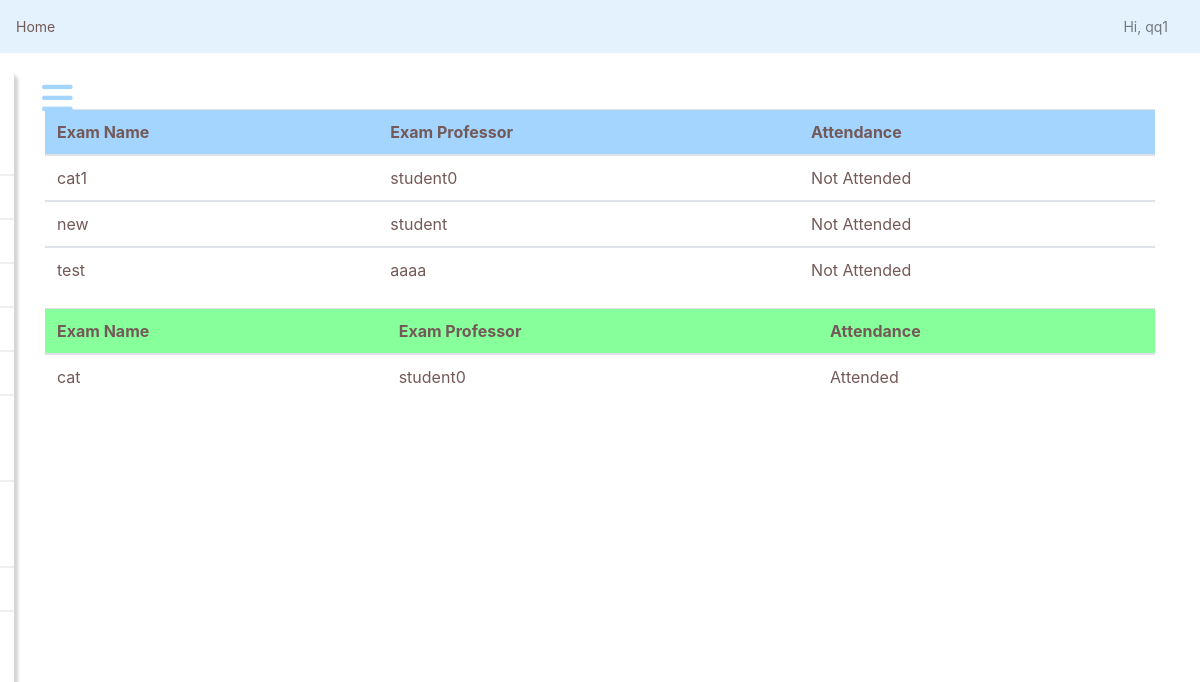
The app's page /exams/student/attendance/ (signed in) with its own data.
### questions/models.py (models this page shows)
class Exam_Model(models.Model):
    professor = models.ForeignKey(User, limit_choices_to={'groups__name': "Professor"}, on_delete=models.CASCADE)
    name = models.CharField(max_length=50)
    total_marks = models.IntegerField()
    question_paper = models.ForeignKey(Question_Paper, on_delete=models.CASCADE, related_name='exams')
    start_time = models.DateTimeField(default=datetime.now())
    end_time = models.DateTimeField(default=datetime.now())
    def __str__(self):
        return self.name

### questions/views.py (the view)
# urls.py: path('student/attendance/',views.view_students_attendance,name="view_students_attendance")
@login_required(login_url='login')
def view_students_attendance(request):
    exams = Exam_Model.objects.all()
    list_of_completed = []
    list_un = []
    for exam in exams:
        if StuExam_DB.objects.filter(examname=exam.name ,student=request.user).exists():
            if StuExam_DB.objects.get(examname=exam.name,student=request.user).completed == 1:
                list_of_completed.append(exam)
        else:
            list_un.append(exam)
    return render(request,'exam/attendance.html',{
        'exams':list_un,
        'completed':list_of_completed
    })

### templates/exam/attendance.html (shortened to what this page needs)
{% extends 'base.html' %}
{% block body %}
    <div class="container">
        {% if exams %}
                <table class="table">
                    <thead class="thead" style="background-color: #a3d5ff;">
                        <tr>
                        <th scope="col">Exam Name</th>
                        <th scope="col">Exam Professor</th>
                        <th scope="col">Attendance</th>
                        </tr>
                    </thead>
                {% for exam in exams %}
                        <tbody>
                            <tr>
                            <td>{{exam.name}}</td>
                            <td>{{exam.professor}}</td>
                            <td>Not Attended</tr>
                        </tbody>
                {% endfor %}
                </table>
        {% endif %}
    </div>
    <div class="container">
        {% if completed %}
                <table class="table">
                    <thead class="thead" style="background-color: #87ff9b">
                        <tr>
                        <th scope="col">Exam Name</th>
                        <th scope="col">Exam Professor</th>
                        <th scope="col">Attendance</th>
                        </tr>
                    </thead>
            {% for exam in completed %}
                    <tbody>
                        <tr>
                        <td>{{exam.name}}</td>
                        <td>{{exam.professor}}</td>
                        <td>
                            Attended
                        </tr>
                    </tbody>
            {% endfor %}
            </table>
        {% endif %}
    </div>
{% endblock %}

### templates/base.html (shortened to what this page needs)
{% load static %}
<html lang="en">
<head>
     {% block css_block %}
    <link href="{% static 'css/bootstrap.min.css' %}" rel="stylesheet">
    <link href="{% static 'css/main.css' %}" rel="stylesheet">
    <link href="{% static 'css/dashboard.css' %}" rel="stylesheet">
     {% endblock %}
</head>
<body>
    <nav class="navbar navbar-light" style="background-color: #e3f2fd;">
      <a href="{% url 'index' %}" style="color:#745959" >Home</a>
      <ul class="navbar-nav px-3" style="display:flex;flex-direction:row;align-items:center">
        <li class="nav-item text-nowrap">
          <a class="nav-link" href="{% url 'email-student-pref' %}">Hi, {{request.user.username}}</a>
        </li>
      </ul>
    </nav>
    {% include 'partials/_sidebar.html' %}
      {% block body %}
      {% endblock %}
</body>
</html>

### examProject/static/css/dashboard.css (style rules this page uses)
body { font-size: .875rem; }

### templates/base.html (style rules this page uses)
* { color: #745959; }

### templates/partials/_sidebar.html (style rules this page uses)
* { margin: 0; padding: 0; list-style: none; text-decoration: none; }

### templates/exam/attendance.html (style rules this page uses)
* { color:#745959; }

### records on screen
Exam_Model: name "cat1", professor "student0"
Exam_Model: name "new", professor "student"
Exam_Model: name "test", professor "aaaa"
Exam_Model: name "cat", professor "student0"

### other values on screen
{{ request.user.username }} "qq1"
